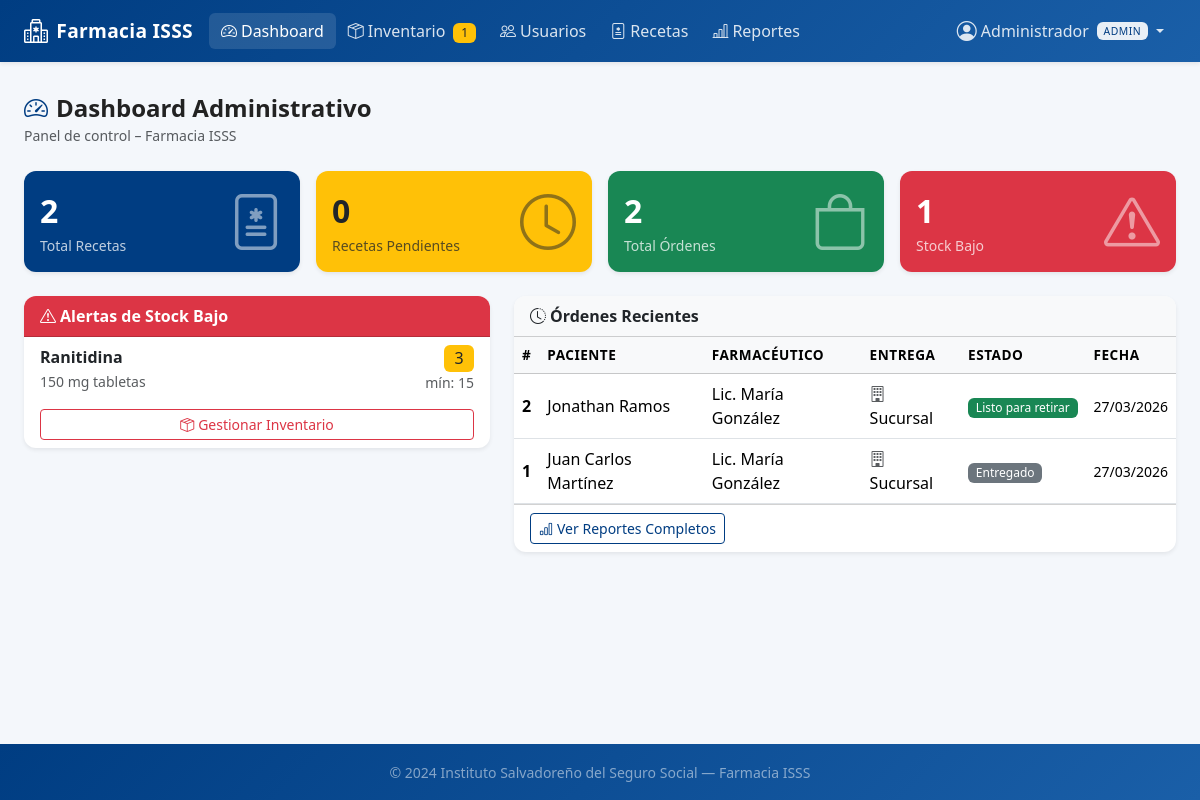
The page /admin (signed in) on the database its author committed.
### models.py (models this page shows, shortened)
class User(UserMixin, db.Model):
    __tablename__ = 'users'
    id = db.Column(db.Integer, primary_key=True)
    username = db.Column(db.String(80), unique=True, nullable=False)
    password_hash = db.Column(db.String(256), nullable=False)
    role = db.Column(db.String(20), nullable=False)  # paciente, farmaceutico, admin
    nombre_completo = db.Column(db.String(150), nullable=False)
    num_seguro_social = db.Column(db.String(50), nullable=True)
    created_at = db.Column(db.DateTime, default=datetime.utcnow)
    prescriptions = db.relationship('Prescription', backref='patient', lazy=True,
                                    foreign_keys='Prescription.patient_id')
    orders_processed = db.relationship('Order', backref='pharmacist', lazy=True,
                                       foreign_keys='Order.pharmacist_id')

class Medication(db.Model):
    __tablename__ = 'medications'
    id = db.Column(db.Integer, primary_key=True)
    nombre = db.Column(db.String(200), nullable=False)
    concentracion = db.Column(db.String(100), nullable=False)
    unidad = db.Column(db.String(50), nullable=False)
    stock = db.Column(db.Integer, default=0)
    stock_minimo = db.Column(db.Integer, default=10)
    order_items = db.relationship('OrderItem', backref='medication', lazy=True)

class Order(db.Model):
    __tablename__ = 'orders'
    id = db.Column(db.Integer, primary_key=True)
    prescription_id = db.Column(db.Integer, db.ForeignKey('prescriptions.id'), nullable=False)
    pharmacist_id = db.Column(db.Integer, db.ForeignKey('users.id'), nullable=False)
    created_at = db.Column(db.DateTime, default=datetime.utcnow)
    delivery_type = db.Column(db.String(20), nullable=False)  # sucursal, envio
    delivery_address = db.Column(db.Text, nullable=True)
    status = db.Column(db.String(20), default='en_proceso')  # en_proceso, listo, entregado
    items = db.relationship('OrderItem', backref='order', lazy=True)
    def status_label(self):
        labels = {
            'en_proceso': 'En Proceso',
            'listo': 'Listo para retirar',
            'entregado': 'Entregado'
        }
        return labels.get(self.status, self.status)
    def status_class(self):
        classes = {
            'en_proceso': 'info',
            'listo': 'success',
            'entregado': 'secondary'
        }
        return classes.get(self.status, 'secondary')

### app.py (the view)
@app.route('/admin')
@login_required
@role_required('admin')
def admin_dashboard():
    total_users = User.query.count()
    total_prescriptions = Prescription.query.count()
    pending = Prescription.query.filter_by(status='pendiente').count()
    total_orders = Order.query.count()
    low_stock_meds = Medication.query.filter(
        Medication.stock <= Medication.stock_minimo
    ).all()
    recent_orders = Order.query.order_by(Order.created_at.desc()).limit(10).all()
    return render_template('admin/dashboard.html',
                           total_users=total_users,
                           total_prescriptions=total_prescriptions,
                           pending=pending,
                           total_orders=total_orders,
                           low_stock_meds=low_stock_meds,
                           recent_orders=recent_orders)

### app.py (called while the page is built)
def role_required(*roles):
    def decorator(f):
        @wraps(f)
        def decorated(*args, **kwargs):
            if not current_user.is_authenticated:
                return redirect(url_for('login'))
            if current_user.role not in roles:
                abort(403)
            return f(*args, **kwargs)
        return decorated
    return decorator

@login_manager.user_loader
def load_user(user_id):
    return User.query.get(int(user_id))

@app.context_processor
def inject_globals():
    low_stock_count = 0
    if current_user.is_authenticated and current_user.role in ('admin', 'farmaceutico'):
        low_stock_count = Medication.query.filter(
            Medication.stock <= Medication.stock_minimo
        ).count()
    return dict(low_stock_count=low_stock_count)

### templates/admin/dashboard.html (shortened to what this page needs)
{% extends 'base.html' %}
{% block content %}
<div class="mb-4">
  <h4 class="fw-bold mb-0">
    <i class="bi bi-speedometer2 me-2 text-isss"></i>Dashboard Administrativo
  </h4>
  <small class="text-muted">Panel de control – Farmacia ISSS</small>
</div>
<div class="row g-3 mb-4">
  <div class="col-6 col-lg-3">
    <div class="card border-0 shadow-sm bg-isss text-white h-100">
      <div class="card-body">
        <div class="d-flex justify-content-between align-items-center">
          <div>
            <div class="fs-2 fw-bold">{{ total_prescriptions }}</div>
            <div class="small opacity-75">Total Recetas</div>
          </div>
          <i class="bi bi-file-medical display-4 opacity-50"></i>
        </div>
      </div>
    </div>
  </div>
  <div class="col-6 col-lg-3">
    <div class="card border-0 shadow-sm bg-warning text-dark h-100">
      <div class="card-body">
        <div class="d-flex justify-content-between align-items-center">
          <div>
            <div class="fs-2 fw-bold">{{ pending }}</div>
            <div class="small opacity-75">Recetas Pendientes</div>
          </div>
          <i class="bi bi-clock display-4 opacity-50"></i>
        </div>
      </div>
    </div>
  </div>
  <div class="col-6 col-lg-3">
    <div class="card border-0 shadow-sm bg-success text-white h-100">
      <div class="card-body">
        <div class="d-flex justify-content-between align-items-center">
          <div>
            <div class="fs-2 fw-bold">{{ total_orders }}</div>
            <div class="small opacity-75">Total Órdenes</div>
          </div>
          <i class="bi bi-bag display-4 opacity-50"></i>
        </div>
      </div>
    </div>
  </div>
  <div class="col-6 col-lg-3">
    <div class="card border-0 shadow-sm bg-danger text-white h-100">
      <div class="card-body">
        <div class="d-flex justify-content-between align-items-center">
          <div>
            <div class="fs-2 fw-bold">{{ low_stock_meds|length }}</div>
            <div class="small opacity-75">Stock Bajo</div>
          </div>
          <i class="bi bi-exclamation-triangle display-4 opacity-50"></i>
        </div>
      </div>
    </div>
  </div>
</div>
<div class="row g-4">
  {% if low_stock_meds %}
  <div class="col-12 col-lg-5">
    <div class="card shadow-sm border-0">
      <div class="card-header bg-danger text-white fw-semibold">
        <i class="bi bi-exclamation-triangle me-1"></i>Alertas de Stock Bajo
      </div>
      <div class="list-group list-group-flush">
        {% for med in low_stock_meds %}
        <div class="list-group-item d-flex justify-content-between align-items-center">
          <div>
            <div class="fw-semibold">{{ med.nombre }}</div>
            <small class="text-muted">{{ med.concentracion }} {{ med.unidad }}</small>
          </div>
          <div class="text-end">
            <span class="badge bg-{{ 'danger' if med.stock == 0 else 'warning text-dark' }} fs-6">
              {{ med.stock }}
            </span>
            <small class="d-block text-muted">mín: {{ med.stock_minimo }}</small>
          </div>
        </div>
        {% endfor %}
      </div>
      <div class="card-footer bg-transparent">
        <a href="{{ url_for('admin_inventory') }}" class="btn btn-outline-danger btn-sm w-100">
          <i class="bi bi-box-seam me-1"></i>Gestionar Inventario
        </a>
      </div>
    </div>
  </div>
  {% endif %}
  <div class="col-12 col-lg-{{ '7' if low_stock_meds else '12' }}">
    <div class="card shadow-sm border-0">
      <div class="card-header bg-light fw-semibold">
        <i class="bi bi-clock-history me-1"></i>Órdenes Recientes
      </div>
      <div class="table-responsive">
        <table class="table table-hover align-middle mb-0">
          <thead class="table-light">
            <tr>
              <th>#</th>
              <th>Paciente</th>
              <th>Farmacéutico</th>
              <th>Entrega</th>
              <th>Estado</th>
              <th>Fecha</th>
            </tr>
          </thead>
          <tbody>
            {% for order in recent_orders %}
            <tr>
              <td><strong>{{ order.id }}</strong></td>
              <td>{{ order.prescription.patient.nombre_completo }}</td>
              <td>{{ order.pharmacist.nombre_completo }}</td>
              <td>
                {% if order.delivery_type == 'sucursal' %}
                  <i class="bi bi-building text-muted"></i> Sucursal
                {% else %}
                  <i class="bi bi-truck text-muted"></i> Envío
                {% endif %}
              </td>
              <td><span class="badge bg-{{ order.status_class() }}">{{ order.status_label() }}</span></td>
              <td><small>{{ order.created_at.strftime('%d/%m/%Y') }}</small></td>
            </tr>
            {% else %}
            <tr><td colspan="6" class="text-center text-muted py-3">Sin órdenes aún.</td></tr>
            {% endfor %}
          </tbody>
        </table>
      </div>
      <div class="card-footer bg-transparent">
        <a href="{{ url_for('admin_reports') }}" class="btn btn-outline-isss btn-sm">
          <i class="bi bi-bar-chart me-1"></i>Ver Reportes Completos
        </a>
      </div>
    </div>
  </div>
</div>
{% endblock %}

### templates/base.html (shortened to what this page needs)
<!DOCTYPE html>
<html lang="es">
<head>
  <link rel="stylesheet" href="https://cdn.jsdelivr.net/npm/bootstrap@5.3.2/dist/css/bootstrap.min.css" />
  <link rel="stylesheet" href="https://cdn.jsdelivr.net/npm/bootstrap-icons@1.11.3/font/bootstrap-icons.min.css" />
  <link rel="stylesheet" href="{{ url_for('static', filename='css/style.css') }}" />
</head>
<body class="d-flex flex-column min-vh-100">
<nav class="navbar navbar-expand-lg navbar-dark bg-isss shadow-sm">
  <div class="container-fluid px-4">
    <a class="navbar-brand d-flex align-items-center gap-2" href="{{ url_for('index') }}">
      <i class="bi bi-hospital fs-4"></i>
      <span class="fw-bold">Farmacia ISSS</span>
    </a>
    <div class="collapse navbar-collapse" id="navbarMain">
      {% if current_user.is_authenticated %}
      <ul class="navbar-nav me-auto mb-2 mb-lg-0">
        {% if current_user.role == 'paciente' %}
          <li class="nav-item">
            <a class="nav-link {% if request.endpoint == 'patient_dashboard' %}active{% endif %}"
               href="{{ url_for('patient_dashboard') }}">
              <i class="bi bi-grid-1x2 me-1"></i>Mis Recetas
            </a>
          </li>
          <li class="nav-item">
            <a class="nav-link {% if request.endpoint == 'patient_upload' %}active{% endif %}"
               href="{{ url_for('patient_upload') }}">
              <i class="bi bi-upload me-1"></i>Subir Receta
            </a>
          </li>
        {% elif current_user.role == 'admin' %}
          <li class="nav-item">
            <a class="nav-link {% if request.endpoint == 'admin_dashboard' %}active{% endif %}"
               href="{{ url_for('admin_dashboard') }}">
              <i class="bi bi-speedometer2 me-1"></i>Dashboard
            </a>
          </li>
          <li class="nav-item">
            <a class="nav-link {% if request.endpoint == 'admin_inventory' %}active{% endif %}"
               href="{{ url_for('admin_inventory') }}">
              <i class="bi bi-box-seam me-1"></i>Inventario
              {% if low_stock_count > 0 %}
              <span class="badge bg-warning text-dark ms-1">{{ low_stock_count }}</span>
              {% endif %}
            </a>
          </li>
          <li class="nav-item">
            <a class="nav-link {% if request.endpoint == 'admin_users' %}active{% endif %}"
               href="{{ url_for('admin_users') }}">
              <i class="bi bi-people me-1"></i>Usuarios
            </a>
          </li>
          <li class="nav-item">
            <a class="nav-link {% if request.endpoint == 'admin_prescriptions' %}active{% endif %}"
               href="{{ url_for('admin_prescriptions') }}">
              <i class="bi bi-file-medical me-1"></i>Recetas
            </a>
          </li>
          <li class="nav-item">
            <a class="nav-link {% if request.endpoint == 'admin_reports' %}active{% endif %}"
               href="{{ url_for('admin_reports') }}">
              <i class="bi bi-bar-chart-line me-1"></i>Reportes
            </a>
          </li>
        {% endif %}
      </ul>
      <ul class="navbar-nav ms-auto mb-2 mb-lg-0 align-items-lg-center">
        <li class="nav-item dropdown">
          <a class="nav-link dropdown-toggle d-flex align-items-center gap-1" href="#"
             data-bs-toggle="dropdown">
            <i class="bi bi-person-circle fs-5"></i>
            <span class="d-none d-lg-inline">{{ current_user.nombre_completo.split()[0] }}</span>
            <span class="badge bg-white text-isss ms-1 small">{{ current_user.role }}</span>
          </a>
        </li>
      </ul>
      {% endif %}
    </div>
  </div>
</nav>
<main class="container-fluid px-4 py-3 flex-grow-1">
  {% block content %}{% endblock %}
</main>
<footer class="footer-isss mt-auto py-3">
  <div class="container text-center">
    <span class="text-white-50 small">
      &copy; {{ now.year if now is defined else '2024' }} Instituto Salvadoreño del Seguro Social &mdash; Farmacia ISSS
    </span>
  </div>
</footer>
</body>
</html>

### static/css/style.css (style rules this page uses)
:root { --isss-blue: #003d82; --isss-blue-dark: #002d62; --isss-blue-light: #e8f0fb; --isss-blue-mid: #1a5fa8; }
body { font-family: 'Segoe UI', system-ui, -apple-system, sans-serif; background-color: #f4f7fb; color: #222; }
.bg-isss { background-color: var(--isss-blue) !important; }
.text-isss { color: var(--isss-blue) !important; }
.btn-outline-isss { color: var(--isss-blue); border-color: var(--isss-blue); font-weight: 500; }
.navbar.bg-isss { background: linear-gradient(135deg, var(--isss-blue) 0%, var(--isss-blue-mid) 100%) !important; }
.navbar-dark .navbar-nav .nav-link { color: rgba(255, 255, 255, 0.85); transition: color 0.2s; border-radius: 6px; padding: 6px 12px; }
.navbar-dark .navbar-nav .nav-link:hover, .navbar-dark .navbar-nav .nav-link.active { color: #fff; background: rgba(255, 255, 255, 0.12); }
.navbar-brand { font-size: 1.2rem; letter-spacing: 0.3px; }
.badge.bg-white.text-isss { background: rgba(255, 255, 255, 0.9) !important; color: var(--isss-blue) !important; font-size: 0.65rem; text-transform: uppercase; letter-spacing: 0.5px; }
.card { border-radius: 12px; }
.card-header { border-radius: 12px 12px 0 0 !important; font-weight: 600; }
.footer-isss { background: linear-gradient(135deg, var(--isss-blue) 0%, var(--isss-blue-mid) 100%); }
.table th { font-weight: 600; font-size: 0.85rem; text-transform: uppercase; letter-spacing: 0.5px; }
.badge { font-weight: 500; }

### rows shown on the page
User: nombre_completo "Administrador", role "ADMIN"
Medication: nombre "Ranitidina", concentracion "150 mg", unidad "tabletas", stock "3", stock_minimo "15"
Order: id "2", prescription.patient.nombre_completo "Jonathan Ramos", pharmacist.nombre_completo "Lic. María González", delivery_type "sucursal" (drawn), status_label "Listo para retirar", created_at "27/03/2026"
Order: id "1", prescription.patient.nombre_completo "Juan Carlos Martínez", pharmacist.nombre_completo "Lic. María González", delivery_type "sucursal" (drawn), status_label "Entregado", created_at "27/03/2026"

### other values the page prints
{{ low_stock_count }} "1"
{{ total_prescriptions }} "2"
{{ pending }} "0"
{{ total_orders }} "2"
{{ low_stock_meds|length }} "1"
{{ now.year if now is defined else '2024' }} "2024"
